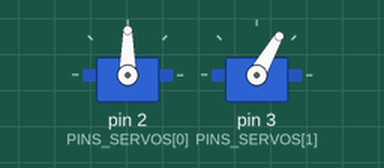
Recording of a program running on a simulated Arduino Nano, built with avr-gcc and run on an emulated ATmega328P. Shown: 2 × servo. What the program prints to the serial monitor is not drawn.

Above: at 0.05 s.
At 2.5 s:
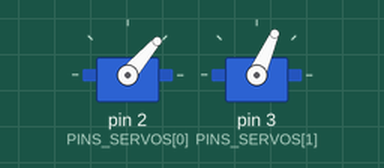
At 5.0 s:
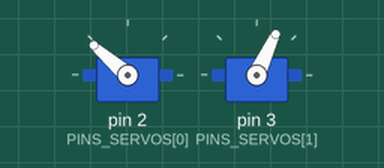
At 10.0 s:
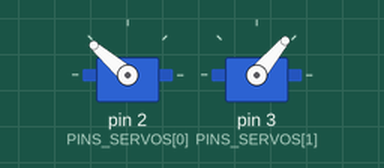
Timing chart, 0 to 13.0 s (numbered marks = the images above):
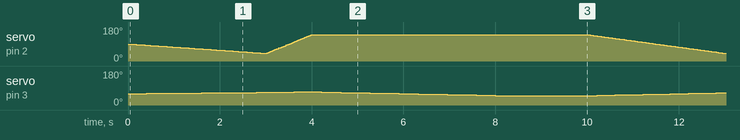

The program:

main.cpp
```cpp
#include <Arduino.h>
#include <Servo.h>

#include "action.h"
#include "config.h"

Servo servos[NUM_SERVOS];

uint8_t current_pos[NUM_SERVOS] = { 0 };
uint32_t start_time[NUM_SERVOS] = { 0 };
uint32_t travel_time[NUM_SERVOS] = { 0 };
uint8_t start_pos[NUM_SERVOS] = { 0 };
uint8_t target_pos[NUM_SERVOS] = { 0 };

const uint16_t NUM_ACTIONS = sizeof(actions) / sizeof(action_t);
uint8_t activated[NUM_ACTIONS] = { 0 };

void init_servo_pos() {
  for (uint8_t i = 0; i < NUM_SERVOS; i++) {
    servos[i].write(HOME_POSITION[i]);
    current_pos[i] = HOME_POSITION[i];
  }
}

void setup() {
  for (uint8_t i = 0; i < NUM_SERVOS; i++) {
    servos[i].attach(PINS_SERVOS[i]);
    init_servo_pos();
  }

  Serial.begin(115200);
}

void loop() {
  static uint32_t sequence_start_time = millis();
  uint32_t cur_time = millis();

  if ((cur_time - sequence_start_time) > RESET_TIME) {
    sequence_start_time = cur_time;

    memset(activated, 0, sizeof(activated));

    #ifdef HOME_AT_SEQUENCE_START
      init_servo_pos();
    #endif
  }

  for (uint8_t i = 0; i < NUM_ACTIONS; i++) {
    if (activated[i]) {
      continue;
    }

    if ((cur_time - sequence_start_time) < actions[i].start_time) {
      continue;
    }

    const action_t &action = actions[i];

    start_time[action.servo_num] = cur_time;
    travel_time[action.servo_num] = action.time_to_take;
    start_pos[action.servo_num] = current_pos[action.servo_num];
    target_pos[action.servo_num] = action.target_angle;

    activated[i] = 1;
  }

  for (uint8_t i = 0; i < NUM_SERVOS; i++) {
    // this servo has finished its movement
    if ((cur_time - start_time[i]) > travel_time[i]) {
      continue;
    }

    if (travel_time[i] == 0) {
      continue;
    }

    int16_t change = (((int32_t) target_pos[i] - start_pos[i]) * (int32_t) (cur_time - start_time[i]) / (int16_t) travel_time[i]);

    current_pos[i] = start_pos[i] + change;
    servos[i].write(current_pos[i]);
    Serial.print("t=");
    Serial.print(cur_time);
    Serial.print(" Servo ");
    Serial.print(i);
    Serial.print(": angle=");
    Serial.println(current_pos[i]);
  }
}
```

action.h
```cpp
#ifndef ACTION_H
#define ACTION_H

typedef struct {
  uint8_t servo_num;
  uint32_t start_time;   // time in ms to start this action at
  uint32_t time_to_take; // time in ms to take to move from current to target_angle
  uint8_t target_angle;  // 0 - 180
} action_t;

#endif
```

config.h
```cpp
#ifndef CONFIG_H
#define CONFIG_H

#include "action.h"

#define NUM_SERVOS 2

// pins that the servos are connected to
// in this case, servo 0 is pin 2, servo 1 is pin 3
const uint8_t PINS_SERVOS[NUM_SERVOS] = { 2, 3 };
// initial home position for the corresponding servos
// on sequence start, the servos will be set to this position, between 0 to 180
const uint8_t HOME_POSITION[NUM_SERVOS] = { 90, 60 };

// whether to return to home at the start of sequence
// if uncommented: returns to home at the start of sequence
// if commented: returns to home only upon powerup initially
// #define HOME_AT_SEQUENCE_START

// time in milliseconds after which the sequence will restart
const uint32_t RESET_TIME = 10000;

// list of actions to make
/*
  each action consists of the following:
  - servo_num: which servo to move (this is not the pin number)
  - start_time: time in milliseconds at which to start ths movement
  - time_to_take: time in milliseconds to take to complete this move
  - target_angle: angle (0 to 180) to move to

  eg the following, at sequence time 0, will start a move to angle 180 over 500ms
    .servo_num = 0,
    .start_time = 0,
    .time_to_take = 500,
    .target_angle = 180
*/
const action_t actions[] = {
  {
    .servo_num = 0,
    .start_time = 0,
    .time_to_take = 3000,
    .target_angle = 40
  },
  {
    .servo_num = 0,
    .start_time = 3000,
    .time_to_take = 1000,
    .target_angle = 140
  },
  {
    .servo_num = 1,
    .start_time = 0,
    .time_to_take = 4000,
    .target_angle = 70
  },
  {
    .servo_num = 1,
    .start_time = 4000,
    .time_to_take = 4000,
    .target_angle = 50
  }
};

#endif
```
